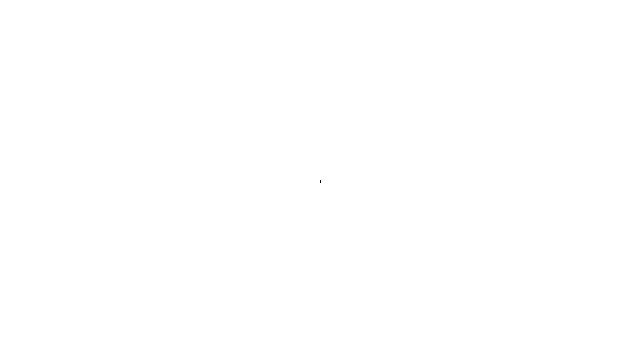
Frame 1 (no input)
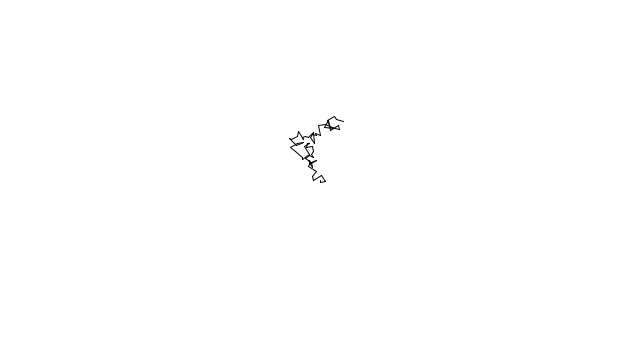
Frame 60 (the mouse pressed at the canvas centre just before this capture)
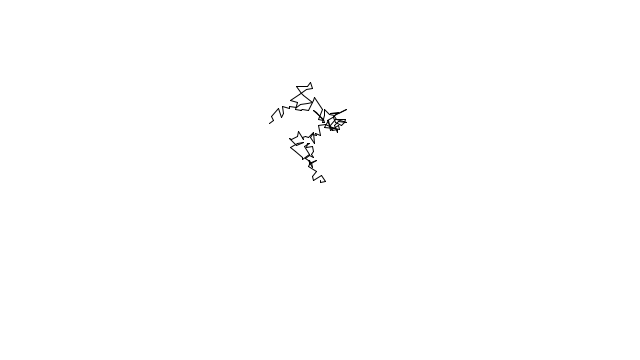
Frame 120 (the mouse held since frame 60 and released just before this capture)

The Processing sketch that drew these frames (run headless with seeded random() and noise(); from frame 60 on, the mouse is pressed at the canvas centre):

// Processing sketch: chap0_DrunkWalkGaussian
// ── chap0_DrunkWalkGaussian.pde
Walker w;

void setup() {
  size(640,360);
  w = new Walker();
  background(255);
}

void draw() {
  w.Step();
  w.Display();
}

class Walker {
  int x;
  int y;
  
  Walker() {
    x = width/2;
    y = height/2;
  }
  
  void Display() {
    stroke(0);
    point(x,y);
  }
  
  void Step() {
    //int choiceX = int(random(3))-1;
    //int choiceY = int(random(3))-1;
  
    float dx = 5*(float) randomGaussian(); 
    float dy = 5*(float) randomGaussian();
    
    float xNew = 0;
    float yNew = 0;
    
    if (x + dx < 0)
    {
      xNew = 0; 
    }
    else if (x + dx > width)
    {
      xNew = width;
    }
    else
    {
      xNew = x + dx;
    }
    
    if (y + dy < 0)
    {
      yNew = 0; 
    }
    else if (y + dy > height)
    {
      yNew = height;
    }
    else
    {
      yNew = y + dy;
    }
    
    line(x, y, xNew, yNew);
    
    x = (int)xNew;
    y = (int)yNew;
  }
}
